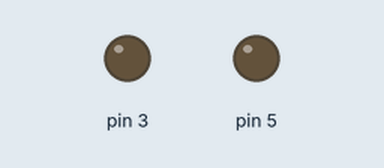
A sketch run on a simulated Arduino Uno, built with avr-gcc and run on an emulated ATmega328P. Parts: output pins drawn as LEDs (lit = HIGH).

Above: at 0.15 s.
Timing chart, 0 to 1.6 s (numbered marks = the images above):
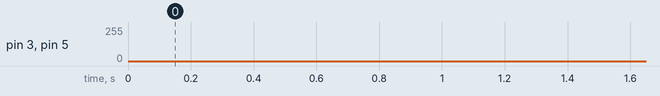

The sketch:

led-example.ino
```cpp
void setup() {
  // put your setup code here, to run once:
  pinMode(3, OUTPUT);

}

void loop() {
  // put your main code here, to run repeatedly:

  for(int value = 0; value < 256; value++) {
    analogWrite(3, value);
    analogWrite(5, 255 - value);
    delay(1);
  }

  for(int value = 0; value < 256; value++) {
    analogWrite(3, 255 - value);
    analogWrite(5, value);
    delay(1);
  }

}
```
